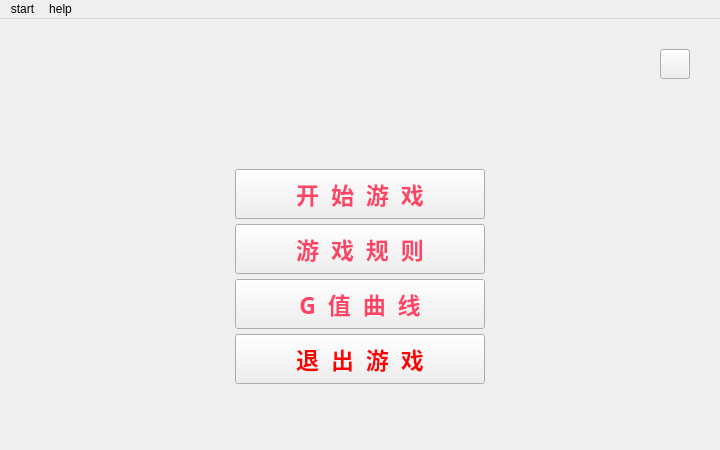
<?xml version="1.0" encoding="UTF-8"?>
<ui version="4.0">
 <class>start_page</class>
 <widget class="QMainWindow" name="start_page">
  <property name="geometry">
   <rect>
    <x>0</x>
    <y>0</y>
    <width>720</width>
    <height>450</height>
   </rect>
  </property>
  <property name="windowTitle">
   <string>黄金点游戏</string>
  </property>
  <widget class="QWidget" name="centralWidget">
   <widget class="MyButton" name="start">
    <property name="geometry">
     <rect>
      <x>235</x>
      <y>150</y>
      <width>250</width>
      <height>50</height>
     </rect>
    </property>
    <property name="minimumSize">
     <size>
      <width>90</width>
      <height>0</height>
     </size>
    </property>
    <property name="palette">
     <palette>
      <active>
       <colorrole role="ButtonText">
        <brush brushstyle="SolidPattern">
         <color alpha="255">
          <red>254</red>
          <green>67</green>
          <blue>101</blue>
         </color>
        </brush>
       </colorrole>
      </active>
      <inactive>
       <colorrole role="ButtonText">
        <brush brushstyle="SolidPattern">
         <color alpha="255">
          <red>254</red>
          <green>67</green>
          <blue>101</blue>
         </color>
        </brush>
       </colorrole>
      </inactive>
      <disabled>
       <colorrole role="ButtonText">
        <brush brushstyle="SolidPattern">
         <color alpha="255">
          <red>120</red>
          <green>120</green>
          <blue>120</blue>
         </color>
        </brush>
       </colorrole>
      </disabled>
     </palette>
    </property>
    <property name="font">
     <font>
      <family>微软雅黑</family>
      <pointsize>17</pointsize>
      <weight>75</weight>
      <bold>true</bold>
     </font>
    </property>
    <property name="text">
     <string>开  始  游  戏</string>
    </property>
    <property name="checkable">
     <bool>false</bool>
    </property>
    <property name="checked">
     <bool>false</bool>
    </property>
    <property name="autoExclusive">
     <bool>false</bool>
    </property>
   </widget>
   <widget class="MyButton" name="rules">
    <property name="geometry">
     <rect>
      <x>235</x>
      <y>205</y>
      <width>250</width>
      <height>50</height>
     </rect>
    </property>
    <property name="minimumSize">
     <size>
      <width>90</width>
      <height>0</height>
     </size>
    </property>
    <property name="palette">
     <palette>
      <active>
       <colorrole role="ButtonText">
        <brush brushstyle="SolidPattern">
         <color alpha="255">
          <red>254</red>
          <green>67</green>
          <blue>101</blue>
         </color>
        </brush>
       </colorrole>
      </active>
      <inactive>
       <colorrole role="ButtonText">
        <brush brushstyle="SolidPattern">
         <color alpha="255">
          <red>254</red>
          <green>67</green>
          <blue>101</blue>
         </color>
        </brush>
       </colorrole>
      </inactive>
      <disabled>
       <colorrole role="ButtonText">
        <brush brushstyle="SolidPattern">
         <color alpha="255">
          <red>120</red>
          <green>120</green>
          <blue>120</blue>
         </color>
        </brush>
       </colorrole>
      </disabled>
     </palette>
    </property>
    <property name="font">
     <font>
      <family>微软雅黑</family>
      <pointsize>17</pointsize>
      <weight>75</weight>
      <bold>true</bold>
     </font>
    </property>
    <property name="text">
     <string>游  戏  规  则</string>
    </property>
   </widget>
   <widget class="MyButton" name="trend">
    <property name="geometry">
     <rect>
      <x>235</x>
      <y>260</y>
      <width>250</width>
      <height>50</height>
     </rect>
    </property>
    <property name="minimumSize">
     <size>
      <width>90</width>
      <height>0</height>
     </size>
    </property>
    <property name="palette">
     <palette>
      <active>
       <colorrole role="ButtonText">
        <brush brushstyle="SolidPattern">
         <color alpha="255">
          <red>254</red>
          <green>67</green>
          <blue>101</blue>
         </color>
        </brush>
       </colorrole>
      </active>
      <inactive>
       <colorrole role="ButtonText">
        <brush brushstyle="SolidPattern">
         <color alpha="255">
          <red>254</red>
          <green>67</green>
          <blue>101</blue>
         </color>
        </brush>
       </colorrole>
      </inactive>
      <disabled>
       <colorrole role="ButtonText">
        <brush brushstyle="SolidPattern">
         <color alpha="255">
          <red>120</red>
          <green>120</green>
          <blue>120</blue>
         </color>
        </brush>
       </colorrole>
      </disabled>
     </palette>
    </property>
    <property name="font">
     <font>
      <family>微软雅黑</family>
      <pointsize>17</pointsize>
      <weight>75</weight>
      <bold>true</bold>
     </font>
    </property>
    <property name="text">
     <string>G  值  曲  线</string>
    </property>
   </widget>
   <widget class="MyButton" name="exit">
    <property name="geometry">
     <rect>
      <x>235</x>
      <y>315</y>
      <width>250</width>
      <height>50</height>
     </rect>
    </property>
    <property name="minimumSize">
     <size>
      <width>90</width>
      <height>0</height>
     </size>
    </property>
    <property name="palette">
     <palette>
      <active>
       <colorrole role="ButtonText">
        <brush brushstyle="SolidPattern">
         <color alpha="255">
          <red>255</red>
          <green>0</green>
          <blue>0</blue>
         </color>
        </brush>
       </colorrole>
      </active>
      <inactive>
       <colorrole role="ButtonText">
        <brush brushstyle="SolidPattern">
         <color alpha="255">
          <red>255</red>
          <green>0</green>
          <blue>0</blue>
         </color>
        </brush>
       </colorrole>
      </inactive>
      <disabled>
       <colorrole role="ButtonText">
        <brush brushstyle="SolidPattern">
         <color alpha="255">
          <red>120</red>
          <green>120</green>
          <blue>120</blue>
         </color>
        </brush>
       </colorrole>
      </disabled>
     </palette>
    </property>
    <property name="font">
     <font>
      <family>微软雅黑</family>
      <pointsize>17</pointsize>
      <weight>75</weight>
      <bold>true</bold>
     </font>
    </property>
    <property name="text">
     <string>退  出  游  戏</string>
    </property>
   </widget>
   <widget class="QPushButton" name="voice">
    <property name="geometry">
     <rect>
      <x>660</x>
      <y>30</y>
      <width>30</width>
      <height>30</height>
     </rect>
    </property>
    <property name="styleSheet">
     <string notr="true">border-image: url(:/res/turn_off.png);</string>
    </property>
    <property name="text">
     <string/>
    </property>
   </widget>
   <widget class="QLabel" name="label">
    <property name="geometry">
     <rect>
      <x>0</x>
      <y>0</y>
      <width>720</width>
      <height>450</height>
     </rect>
    </property>
    <property name="text">
     <string/>
    </property>
   </widget>
   <widget class="QLabel" name="label_2">
    <property name="geometry">
     <rect>
      <x>85</x>
      <y>15</y>
      <width>550</width>
      <height>90</height>
     </rect>
    </property>
    <property name="styleSheet">
     <string notr="true">border-image: url(:/res/golden.png);</string>
    </property>
    <property name="text">
     <string/>
    </property>
   </widget>
   <zorder>label</zorder>
   <zorder>start</zorder>
   <zorder>rules</zorder>
   <zorder>trend</zorder>
   <zorder>exit</zorder>
   <zorder>voice</zorder>
   <zorder>label_2</zorder>
  </widget>
  <widget class="QMenuBar" name="menuBar">
   <property name="geometry">
    <rect>
     <x>0</x>
     <y>0</y>
     <width>720</width>
     <height>23</height>
    </rect>
   </property>
   <widget class="QMenu" name="menustart">
    <property name="title">
     <string>start</string>
    </property>
    <property name="icon">
     <iconset resource="res.qrc">
      <normaloff>:/res/home.png</normaloff>:/res/home.png</iconset>
    </property>
    <addaction name="action_quit"/>
   </widget>
   <widget class="QMenu" name="menuhelp">
    <property name="title">
     <string>help</string>
    </property>
    <property name="icon">
     <iconset resource="res.qrc">
      <normaloff>:/res/help.png</normaloff>:/res/help.png</iconset>
    </property>
    <addaction name="action_rule"/>
   </widget>
   <addaction name="menustart"/>
   <addaction name="menuhelp"/>
  </widget>
  <action name="action_quit">
   <property name="icon">
    <iconset resource="res.qrc">
     <normaloff>:/res/quit.png</normaloff>:/res/quit.png</iconset>
   </property>
   <property name="text">
    <string>退出游戏</string>
   </property>
   <property name="shortcut">
    <string>Ctrl+F4</string>
   </property>
  </action>
  <action name="action_rule">
   <property name="icon">
    <iconset resource="res.qrc">
     <normaloff>:/res/rule.png</normaloff>:/res/rule.png</iconset>
   </property>
   <property name="text">
    <string>游戏规则</string>
   </property>
   <property name="shortcut">
    <string>Ctrl+R</string>
   </property>
  </action>
 </widget>
 <layoutdefault spacing="6" margin="11"/>
 <customwidgets>
  <customwidget>
   <class>MyButton</class>
   <extends>QPushButton</extends>
   <header>mybutton.h</header>
  </customwidget>
 </customwidgets>
 <resources>
  <include location="res.qrc"/>
 </resources>
 <connections/>
</ui>
